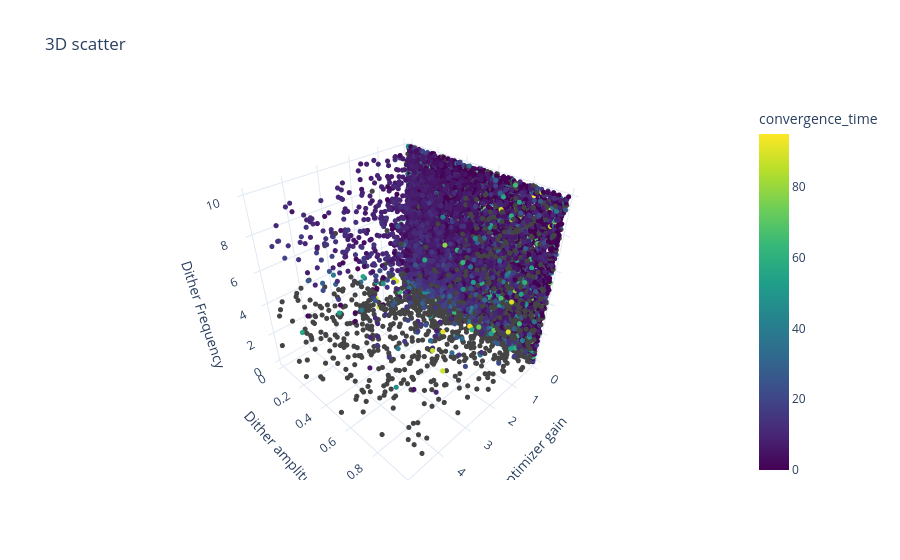

Notebook code for this chart:
### Markdown cell above
#### Original plots

### Code cell
import plotly.express as px

fig10k = px.scatter_3d(df,
                    x = 'optimizer_gain',
                    y = 'dither_amplitude',
                    z = 'dither_frequency',
                    color = 'convergence_time',
                    color_continuous_scale = 'Viridis',
                    title = '3D scatter',
                    labels = {'optimizer_gain' : 'Optimizer gain',
                              'dither_amplitude' : 'Dither amplitude',
                              'dither_frequency' : 'Dither Frequency'})
fig10k.update_traces(marker=dict(size=3))
fig10k.show()

# Exporting the plot (kept as a comment so the file is not rewritten every time the notebook runs)
# fig10k.write_html("3dscatter10k.html")

### Figure 1 — Plotly figure (JSON) as saved in the notebook; plotly's stock layout.template omitted (floating-point values rounded to 4 significant figures; data arrays with more than 128 entries replaced by an {"elided": "..."} marker saying what was removed)
{"data": [{"hovertemplate": "Optimizer gain=%{x}<br>Dither amplitude=%{y}<br>Dither Frequency=%{z}<br>convergence_time=%{marker.color}<extra></extra>", "legendgroup": "", "marker": {"color": {"elided": "10000 float values"}, "coloraxis": "coloraxis", "size": 3, "symbol": "circle"}, "mode": "markers", "name": "", "scene": "scene", "showlegend": false, "type": "scatter3d", "x": {"elided": "10000 float values"}, "y": {"elided": "10000 float values"}, "z": {"elided": "10000 float values"}}], "layout": {"coloraxis": {"autocolorscale": false, "colorbar": {"title": {"text": "convergence_time"}}, "colorscale": [[0, "#440154"], [0.1111, "#482878"], [0.2222, "#3e4989"], [0.3333, "#31688e"], [0.4444, "#26828e"], [0.5556, "#1f9e89"], [0.6667, "#35b779"], [0.7778, "#6ece58"], [0.8889, "#b5de2b"], [1, "#fde725"]]}, "legend": {"tracegroupgap": 0}, "scene": {"domain": {"x": [0, 1], "y": [0, 1]}, "xaxis": {"title": {"text": "Optimizer gain"}}, "yaxis": {"title": {"text": "Dither amplitude"}}, "zaxis": {"title": {"text": "Dither Frequency"}}}, "title": {"text": "3D scatter"}}}
